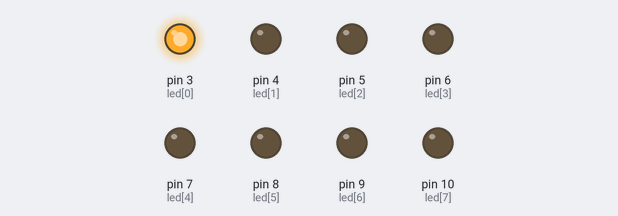
A sketch run on a simulated Arduino Uno, built with avr-gcc and run on an emulated ATmega328P. Shown: output pins drawn as LEDs (lit = HIGH).

Above: at 0.5 s.
At 1.5 s:
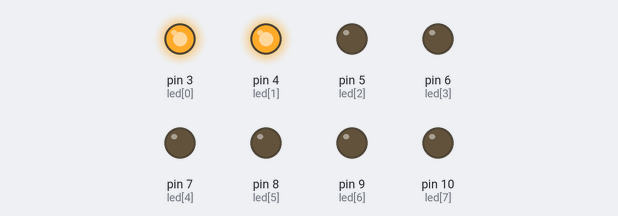
At 3.5 s:
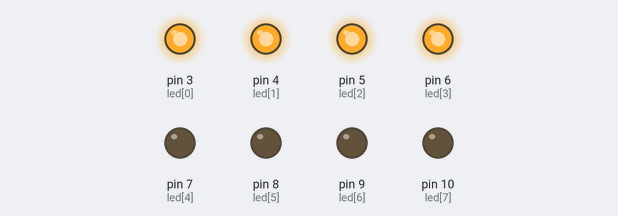
At 4.5 s:
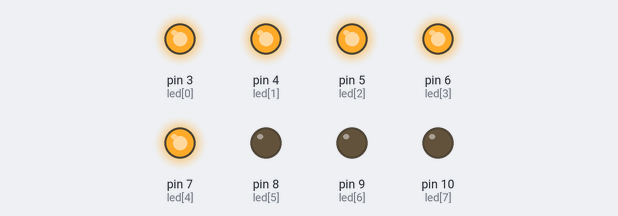
At 8.0 s:
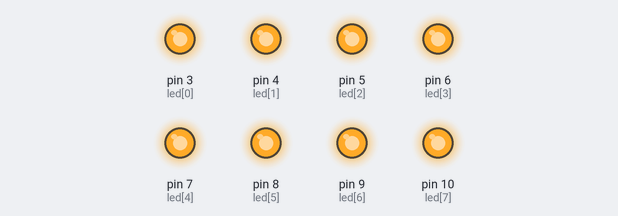
At 15.5 s:
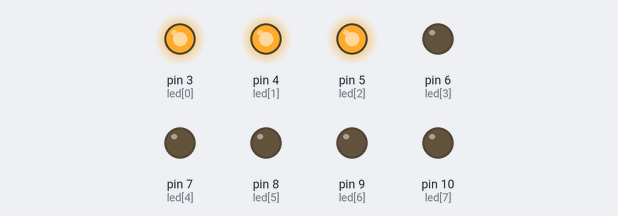
Timing chart, 0 to 16.9 s (numbered marks = the images above):
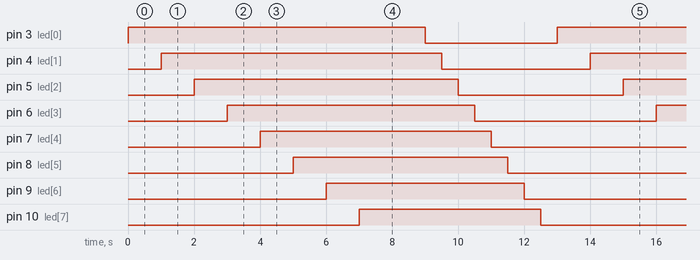

Measured:
- by itself, pin 3 (led[0]): alternates HIGH for 9.0 s and LOW for 4.0 s
- by itself, pin 4 (led[1]): alternates HIGH for 8.5 s and LOW for 4.5 s
- by itself, pin 5 (led[2]): alternates HIGH for 8.0 s and LOW for 5.0 s
- by itself, pin 6 (led[3]): alternates HIGH for 7.5 s and LOW for 5.5 s
- by itself, pin 7 (led[4]): alternates HIGH for 7.0 s and LOW for 6.0 s
- by itself, pin 8 (led[5]): alternates HIGH for 6.5 s and LOW for 6.5 s
- by itself, pin 9 (led[6]): alternates HIGH for 6.0 s and LOW for 7.0 s
- by itself, pin 10 (led[7]): alternates HIGH for 5.5 s and LOW for 7.5 s

The sketch:

8-8.ino
```cpp
int led[] = {3, 4, 5, 6, 7, 8, 9, 10};
int i;
void setup() {
  for (i = 0; i < 8; i++) {
    pinMode(led[i], OUTPUT);

  }
}
void on() {
  for (i = 0; i < 8; i++) {
    digitalWrite(led[i], HIGH);
    delay(1000);
  }
}
void off() {
  for (i = 0; i < 8; i++) {
    digitalWrite(led[i], LOW);
    delay(500);
  }
}

void loop()
{
  on();
  delay(1000);
  off();
}
```
